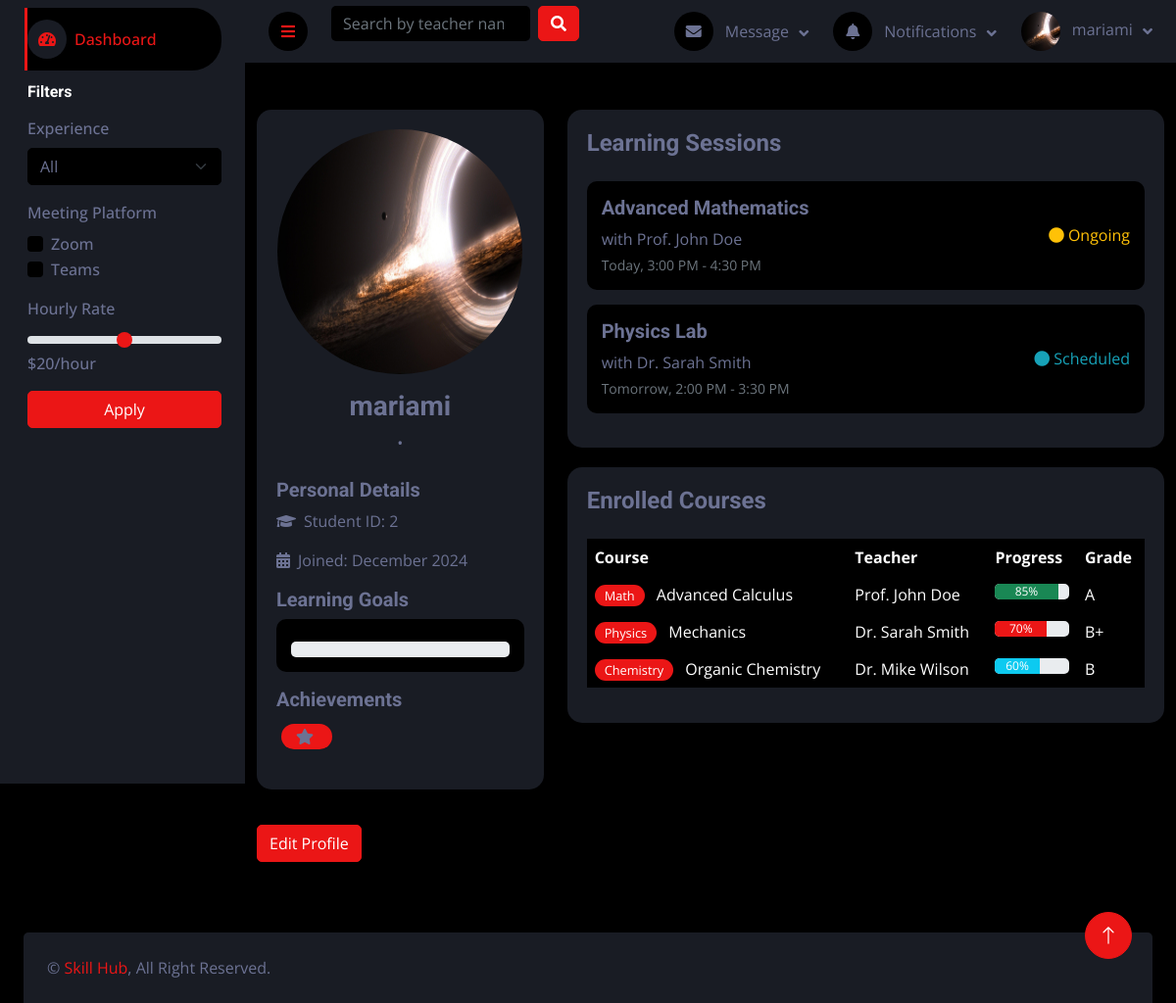
/profile-student/ (signed in), run on the app's committed database.
### users/models.py (models this page shows, shortened)
class User(AbstractUser):
    ROLES = (
        ('student', 'Student'),
        ('teacher', 'Teacher'),
    )
    role = models.CharField(max_length=10, choices=ROLES)
    bio = models.TextField(blank=True, null=True)
    profile_picture = models.ImageField(upload_to='profile_pictures/', blank=True, null=True)
    date_joined = models.DateTimeField(auto_now_add=True)
    updated_at = models.DateTimeField(auto_now=True)
    class Meta:
        verbose_name = 'User'
        verbose_name_plural = 'Users'

### users/views.py (the view)
# urls.py: path('profile-student/', views.profile_student, name='profile_student'),
@login_required
def profile_student(request):
    if request.method == 'POST':
        form = UserUpdateForm(request.POST, request.FILES, instance=request.user)
        if form.is_valid():
            form.save()
            messages.success(request, 'Profile updated successfully!')
            return redirect('profile_student')
    else:
        form = UserUpdateForm(instance=request.user)
    return render(request, 'users/profile_student.html', {'form': form})

### users/forms.py
class UserUpdateForm(forms.ModelForm):
    class Meta:
        model = User
        fields = ('username', 'email', 'bio', 'profile_picture')

### bookings/context_processors.py (called while the page is built)
def unread_notifications(request):
    if request.user.is_authenticated:
        notifications = Notification.objects.filter(recipient=request.user, is_read=False)
        return {'notifications': notifications}
    return {'notifications': []}

### users/context_processors.py (called while the page is built)
def navbar_data(request):
    if request.user.is_authenticated:
        messages = Message.objects.filter(receiver=request.user).order_by('-timestamp')[:5]
        notifications = Notification.objects.filter(user=request.user).order_by('-timestamp')[:5]
        return {'messages': messages, 'notifications': notifications}
    return {}

### users/templates/users/profile_student.html (shortened to what this page needs)
{% extends 'base.html' %}
{% block content %}
 {% include 'components/sidebar.html' %}
<div class="container py-5">
    <div class="row">
        <div class="col-lg-4">
            {% include 'components/student_info.html' %}
                        <a href="{% url 'edit_student_profile' %}" class="btn btn-primary mt-3">Edit Profile</a>
        </div>
        <div class="col-lg-8">
            {% include 'components/sessions.html' %}
            {% include 'components/current_courses.html' %}
        </div>
    </div>
</div>
{% endblock %}

### templates/components/navbar.html (shortened to what this page needs)
<nav class="navbar navbar-expand bg-secondary navbar-dark sticky-top px-4 py-0">
    <a href="#" class="sidebar-toggler flex-shrink-0">
        <i class="fa fa-bars"></i>
    </a>
    <form class="d-none d-md-flex ms-4" action="{% url 'search_teachers' %}" method="get">
        <input
                class="form-control bg-dark border-0"
                type="search"
                name="q"
                placeholder="Search by teacher name or skill..."
                value="{{ request.GET.q|default:'' }}">
        <button class="btn btn-primary ms-2" type="submit">
            <i class="fa fa-search"></i>
        </button>
    </form>
    <div class="navbar-nav align-items-center ms-auto">
        <div class="nav-item dropdown">
            <a href="#" class="nav-link dropdown-toggle" data-bs-toggle="dropdown">
                <i class="fa fa-envelope me-lg-2"></i>
                <span class="d-none d-lg-inline-flex">Message</span>
            </a>
        </div>
        <div class="nav-item dropdown">
            <a href="#" class="nav-link dropdown-toggle" data-bs-toggle="dropdown">
                <i class="fa fa-bell me-lg-2"></i>
                <span class="d-none d-lg-inline-flex">Notifications</span>
            </a>
        </div>
        <div class="nav-item dropdown">
            <a href="#" class="nav-link dropdown-toggle" data-bs-toggle="dropdown">
                {% if user.profile_picture %}
                <img class="rounded-circle me-lg-2" src="{{ user.profile_picture.url }}" alt=""
                     style="width: 40px; height: 40px;">
                {% else %}
                <div class="rounded-circle me-lg-2 bg-light d-flex align-items-center justify-content-center"
                     style="width: 40px; height: 40px;">
                    <i class="fas fa-user"></i>
                </div>
                {% endif %}
                <span class="d-none d-lg-inline-flex">{{ request.user.username }}</span>
            </a>
        </div>
    </div>
</nav>

### templates/components/student_info.html (shortened to what this page needs)
{% load static %}
<div class="profile-section">
    <div class="text-center mb-4">
        {% if user.profile_picture %}
        <img width="250" height="250" src="{{ user.profile_picture.url }}" class="rounded-circle mb-3"
             alt="Student Picture">
        {% else %}
        <img width="250" height="250" src="{% static 'default-profile.png' %}" class="rounded-circle mb-3"
             alt="Default Picture">
        {% endif %}
        <h3 class="text-light">{{ user.username }}</h3>
        <p class="text-light">{{ student.grade }} • {{ student.track }}</p>
    </div>
    <div class="mb-3">
        <h5 class="text-light">Personal Details</h5>
        <p><i class="fas fa-graduation-cap me-2"></i>Student ID: {{ user.id }}</p>
        <p><i class="fas fa-calendar-alt me-2"></i>Joined: {{ user.date_joined|date:"F Y" }}</p>
    </div>
    <div class="mb-3">
        <h5 class="text-light">Learning Goals</h5>
        <div class="progress-card">
            <div class="progress">
            </div>
        </div>
    </div>
    <div class="mb-3">
        <h5 class="text-light">Achievements</h5>
        <div class="achievement-badge">
            <i class="fas fa-star me-1"></i> {{ achievement.name }}
        </div>
    </div>
</div>

### static/css/style.css (style rules this page uses)
:root { --primary: #EB1616; --secondary: #191C24; --light: #6C7293; --dark: #000000; }
.btn { transition: .5s; }
.content .navbar .navbar-nav .nav-link { margin-left: 25px; padding: 12px 0; color: var(--light); outline: none; }
.content .navbar .sidebar-toggler, .content .navbar .navbar-nav .nav-link i { width: 40px; height: 40px; display: inline-flex; align-items: center; justify-content: center; background: var(--dark); border-radius: 40px; }
.content .navbar .dropdown-toggle::after { margin-left: 6px; vertical-align: middle; border: none; content: "\f107"; font-family: "Font Awesome 5 Free"; font-weight: 900; transition: .5s; }
.profile-section { background-color: var(--secondary); border-radius: 15px; padding: 20px; margin-bottom: 20px; }
.progress-card { background-color: var(--dark); border-radius: 10px; padding: 15px; margin-bottom: 15px; }
.achievement-badge { background-color: var(--primary); color: var(--light); margin: 5px; padding: 5px 15px; border-radius: 20px; display: inline-block; }

### data on the page
User: profile_picture (picture), user.username "mariami", username "mariami", id "2", date_joined "December 2024"
